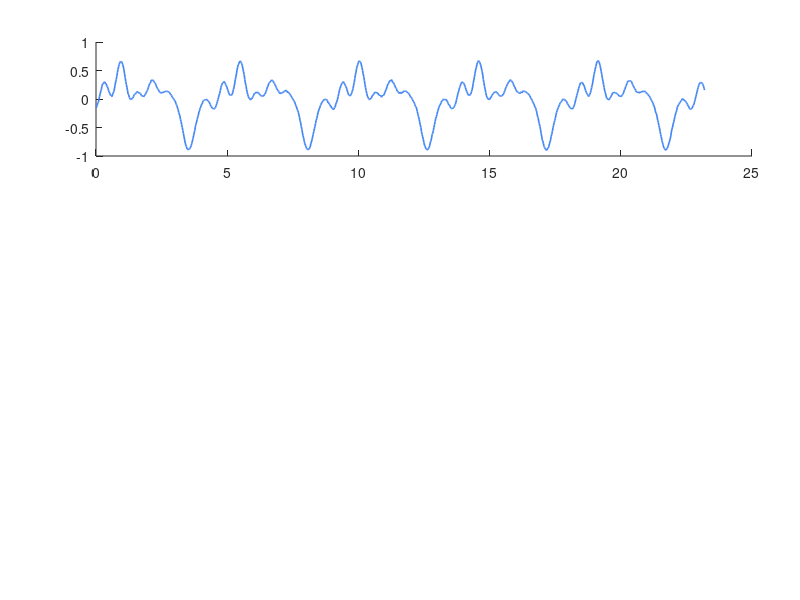

The MATLAB script that drew this image: (Note: this script raises an error after producing the figure.)
% Figure 5: YIN Algorithm Visualization
% Four-panel visualization showing YIN pitch detection processing stages
% Mambo Whistle Technical Report
%
% Author: Mambo Whistle Team
% Date: 2025

clear; clc; close all;

%% ========================================================================
%  GOOGLE COLOR PALETTE
%  ========================================================================

google_blue   = [66, 133, 244] / 255;   % #4285F4
google_red    = [234, 67, 53] / 255;    % #EA4335
google_yellow = [251, 188, 5] / 255;    % #FBBC05
google_green  = [52, 168, 83] / 255;    % #34A853
google_gray   = [95, 99, 104] / 255;    % #5F6368

%% ========================================================================
%  GENERATE SYNTHETIC VOCAL SIGNAL (F0 = 220 Hz, A3)
%  ========================================================================

fs = 44100;                 % Sample rate
N = 1024;                   % Window size (same as our system)
f0_true = 220;              % True fundamental frequency (A3)
t = (0:N-1) / fs;           % Time vector

% Generate harmonic-rich signal simulating human voice
% Fundamental + harmonics with decreasing amplitude + slight noise
signal = zeros(1, N);
num_harmonics = 8;
for h = 1:num_harmonics
    amplitude = 1 / h^0.8;  % Harmonic roll-off
    phase = rand() * 2 * pi;  % Random phase
    signal = signal + amplitude * sin(2 * pi * f0_true * h * t + phase);
end

% Add slight noise (simulating breath/microphone noise)
signal = signal + 0.02 * randn(1, N);

% Normalize
signal = signal / max(abs(signal)) * 0.9;

%% ========================================================================
%  YIN ALGORITHM IMPLEMENTATION
%  ========================================================================

W = N / 2;  % Integration window (half of buffer)

% Step 1: Squared Difference Function
d = zeros(1, W);
for tau = 1:W
    for j = 1:(N-tau)
        d(tau) = d(tau) + (signal(j) - signal(j + tau))^2;
    end
end

% Step 2: Cumulative Mean Normalized Difference Function
d_prime = zeros(1, W);
d_prime(1) = 1;
cumsum_d = 0;
for tau = 2:W
    cumsum_d = cumsum_d + d(tau);
    if cumsum_d > 0
        d_prime(tau) = d(tau) / (cumsum_d / tau);
    else
        d_prime(tau) = 1;
    end
end

% Step 3: Absolute Threshold
threshold = 0.15;
tau_estimate = 0;
for tau = 2:W
    if d_prime(tau) < threshold
        % Find local minimum
        while tau + 1 < W && d_prime(tau + 1) < d_prime(tau)
            tau = tau + 1;
        end
        tau_estimate = tau;
        break;
    end
end

% Fallback if no threshold crossing
if tau_estimate == 0
    [~, tau_estimate] = min(d_prime(2:end));
    tau_estimate = tau_estimate + 1;
end

% Step 4: Parabolic Interpolation
if tau_estimate > 1 && tau_estimate < W
    y_prev = d_prime(tau_estimate - 1);
    y_curr = d_prime(tau_estimate);
    y_next = d_prime(tau_estimate + 1);

    delta = 0.5 * (y_prev - y_next) / (y_prev - 2*y_curr + y_next);
    tau_refined = tau_estimate + delta;
else
    tau_refined = tau_estimate;
    delta = 0;
end

% Calculate detected frequency
f0_detected = fs / tau_refined;
confidence = 1 - d_prime(tau_estimate);

%% ========================================================================
%  FIGURE SETUP - 4 PANEL LAYOUT
%  ========================================================================

figureUnits = 'centimeters';
figureWidth = 16;
figureHeight = 20;

figureHandle = figure('Name', 'YIN Algorithm Visualization');
set(gcf, 'Units', figureUnits, 'Position', [2 2 figureWidth figureHeight]);
set(gcf, 'Color', [1 1 1]);

% Panel spacing
panel_height = 0.19;
panel_gap = 0.05;
panel_bottom = [0.74, 0.51, 0.28, 0.06];
panel_left = 0.12;
panel_width = 0.82;

%% ========================================================================
%  PANEL (a): INPUT WAVEFORM
%  ========================================================================

ax1 = axes('Position', [panel_left, panel_bottom(1), panel_width, panel_height]);
hold on;

% Time in milliseconds
t_ms = t * 1000;

% Plot waveform
plot(t_ms, signal, 'Color', google_blue, 'LineWidth', 1.2);

% Mark two periods
period_ms = 1000 / f0_true;
for p = 1:2
    xline(p * period_ms, '--', 'Color', google_red, 'LineWidth', 1, 'Alpha', 0.7);
end

% Annotations
text(period_ms/2, 0.75, 'T_0', 'FontName', 'Times New Roman', 'FontSize', 10, ...
    'HorizontalAlignment', 'center', 'Color', google_red);

% Arrow for period
annotation('doublearrow', [0.18, 0.32], [0.88, 0.88], ...
    'Color', google_red, 'LineWidth', 1);

% Styling
set(ax1, 'XLim', [0, t_ms(end)], 'YLim', [-1.1, 1.1]);
set(ax1, 'XTick', 0:5:25);
set(ax1, 'YTick', -1:0.5:1);
xlabel('Time (ms)', 'FontName', 'Times New Roman', 'FontSize', 11);
ylabel('Amplitude', 'FontName', 'Times New Roman', 'FontSize', 11);
title('(a) Input Waveform', 'FontName', 'Times New Roman', 'FontSize', 12, 'FontWeight', 'bold');

set(ax1, 'Box', 'off', 'LineWidth', 1, 'TickDir', 'out', ...
    'FontName', 'Times New Roman', 'FontSize', 10, ...
    'XColor', [0.15 0.15 0.15], 'YColor', [0.15 0.15 0.15], ...
    'XGrid', 'on', 'YGrid', 'on', 'GridAlpha', 0.2, 'GridLineStyle', ':');

%% ========================================================================
%  PANEL (b): SQUARED DIFFERENCE FUNCTION
%  ========================================================================

ax2 = axes('Position', [panel_left, panel_bottom(2), panel_width, panel_height]);
hold on;

% Lag in samples converted to time
lag_samples = 1:W;
lag_ms = lag_samples / fs * 1000;

% Plot squared difference
plot(lag_ms, d, 'Color', google_yellow, 'LineWidth', 1.5);

% Mark minimum (fundamental period)
[min_d, min_idx] = min(d(20:end));  % Skip very low lags
min_idx = min_idx + 19;
min_lag_ms = min_idx / fs * 1000;

scatter(min_lag_ms, min_d, 80, 'o', ...
    'MarkerFaceColor', google_green, ...
    'MarkerEdgeColor', [0.2 0.2 0.2], ...
    'LineWidth', 1.5);

% Annotation
text(min_lag_ms + 0.5, min_d + max(d)*0.08, sprintf('\\tau = %.1f ms', min_lag_ms), ...
    'FontName', 'Times New Roman', 'FontSize', 9, 'Color', google_green*0.8);

% Styling
set(ax2, 'XLim', [0, lag_ms(end)], 'YLim', [0, max(d)*1.1]);
xlabel('Lag \tau (ms)', 'FontName', 'Times New Roman', 'FontSize', 11);
ylabel('d(\tau)', 'FontName', 'Times New Roman', 'FontSize', 11);
title('(b) Squared Difference Function', 'FontName', 'Times New Roman', 'FontSize', 12, 'FontWeight', 'bold');

set(ax2, 'Box', 'off', 'LineWidth', 1, 'TickDir', 'out', ...
    'FontName', 'Times New Roman', 'FontSize', 10, ...
    'XColor', [0.15 0.15 0.15], 'YColor', [0.15 0.15 0.15], ...
    'XGrid', 'on', 'YGrid', 'on', 'GridAlpha', 0.2, 'GridLineStyle', ':');

%% ========================================================================
%  PANEL (c): CUMULATIVE MEAN NORMALIZED DIFFERENCE
%  ========================================================================

ax3 = axes('Position', [panel_left, panel_bottom(3), panel_width, panel_height]);
hold on;

% Plot CMND function
plot(lag_ms, d_prime, 'Color', google_red, 'LineWidth', 1.5);

% Threshold line
yline(threshold, '--', 'Color', google_gray, 'LineWidth', 1.5);
text(lag_ms(end)*0.85, threshold + 0.05, sprintf('\\theta = %.2f', threshold), ...
    'FontName', 'Times New Roman', 'FontSize', 9, 'Color', google_gray);

% Mark detected period
detected_lag_ms = tau_estimate / fs * 1000;
scatter(detected_lag_ms, d_prime(tau_estimate), 100, 'p', ...
    'MarkerFaceColor', google_green, ...
    'MarkerEdgeColor', [0.2 0.2 0.2], ...
    'LineWidth', 1.5);

% Vertical line at detection point
xline(detected_lag_ms, ':', 'Color', google_green, 'LineWidth', 1.2);

% Annotation
text(detected_lag_ms + 0.3, d_prime(tau_estimate) - 0.08, ...
    sprintf('Detected: %.2f ms', detected_lag_ms), ...
    'FontName', 'Times New Roman', 'FontSize', 9, 'Color', google_green*0.8);

% Styling
set(ax3, 'XLim', [0, lag_ms(end)], 'YLim', [0, 1.5]);
set(ax3, 'YTick', 0:0.25:1.5);
xlabel('Lag \tau (ms)', 'FontName', 'Times New Roman', 'FontSize', 11);
ylabel('d''(\tau)', 'FontName', 'Times New Roman', 'FontSize', 11);
title('(c) Cumulative Mean Normalized Difference', 'FontName', 'Times New Roman', 'FontSize', 12, 'FontWeight', 'bold');

set(ax3, 'Box', 'off', 'LineWidth', 1, 'TickDir', 'out', ...
    'FontName', 'Times New Roman', 'FontSize', 10, ...
    'XColor', [0.15 0.15 0.15], 'YColor', [0.15 0.15 0.15], ...
    'XGrid', 'on', 'YGrid', 'on', 'GridAlpha', 0.2, 'GridLineStyle', ':');

%% ========================================================================
%  PANEL (d): PARABOLIC INTERPOLATION DETAIL
%  ========================================================================

ax4 = axes('Position', [panel_left, panel_bottom(4), panel_width, panel_height]);
hold on;

% Zoom into region around detected minimum
zoom_range = max(1, tau_estimate-15):min(W, tau_estimate+15);
zoom_lag_ms = zoom_range / fs * 1000;

% Plot CMND in zoom region
plot(zoom_lag_ms, d_prime(zoom_range), 'Color', google_red, 'LineWidth', 1.5);

% Plot the three points used for interpolation
if tau_estimate > 1 && tau_estimate < W
    interp_points = [tau_estimate-1, tau_estimate, tau_estimate+1];
    interp_lag_ms = interp_points / fs * 1000;
    interp_vals = d_prime(interp_points);

    scatter(interp_lag_ms, interp_vals, 80, 'o', ...
        'MarkerFaceColor', google_blue, ...
        'MarkerEdgeColor', [0.2 0.2 0.2], ...
        'LineWidth', 1.2);

    % Fit and plot parabola
    p_coeffs = polyfit(interp_lag_ms - interp_lag_ms(2), interp_vals, 2);
    para_x = linspace(interp_lag_ms(1), interp_lag_ms(3), 100) - interp_lag_ms(2);
    para_y = polyval(p_coeffs, para_x);
    plot(para_x + interp_lag_ms(2), para_y, '--', 'Color', google_yellow, 'LineWidth', 1.5);

    % Refined minimum point
    refined_lag_ms = tau_refined / fs * 1000;
    refined_val = polyval(p_coeffs, refined_lag_ms - interp_lag_ms(2));

    scatter(refined_lag_ms, refined_val, 120, 'p', ...
        'MarkerFaceColor', google_green, ...
        'MarkerEdgeColor', [0.2 0.2 0.2], ...
        'LineWidth', 2);

    % Vertical line to show refinement
    plot([interp_lag_ms(2), refined_lag_ms], [interp_vals(2), interp_vals(2)], ...
        ':', 'Color', google_green, 'LineWidth', 1);
end

% Annotations with results
result_str = sprintf('f_0 = %.1f Hz\nConfidence = %.2f', f0_detected, confidence);
text(zoom_lag_ms(end)*0.7, max(d_prime(zoom_range))*0.85, result_str, ...
    'FontName', 'Times New Roman', 'FontSize', 10, ...
    'BackgroundColor', [1 1 1 0.8], 'EdgeColor', google_gray, ...
    'HorizontalAlignment', 'center');

% Styling
set(ax4, 'XLim', [zoom_lag_ms(1), zoom_lag_ms(end)]);
xlabel('Lag \tau (ms)', 'FontName', 'Times New Roman', 'FontSize', 11);
ylabel('d''(\tau)', 'FontName', 'Times New Roman', 'FontSize', 11);
title('(d) Parabolic Interpolation Detail', 'FontName', 'Times New Roman', 'FontSize', 12, 'FontWeight', 'bold');

set(ax4, 'Box', 'off', 'LineWidth', 1, 'TickDir', 'out', ...
    'FontName', 'Times New Roman', 'FontSize', 10, ...
    'XColor', [0.15 0.15 0.15], 'YColor', [0.15 0.15 0.15], ...
    'XGrid', 'on', 'YGrid', 'on', 'GridAlpha', 0.2, 'GridLineStyle', ':');

% Legend for panel (d)
h_discrete = scatter(nan, nan, 60, 'o', 'MarkerFaceColor', google_blue, 'MarkerEdgeColor', [0.2 0.2 0.2]);
h_parabola = plot(nan, nan, '--', 'Color', google_yellow, 'LineWidth', 1.5);
h_refined = scatter(nan, nan, 100, 'p', 'MarkerFaceColor', google_green, 'MarkerEdgeColor', [0.2 0.2 0.2]);

legend([h_discrete, h_parabola, h_refined], ...
    {'Discrete samples', 'Parabolic fit', 'Refined estimate'}, ...
    'Location', 'northeast', 'Box', 'off', ...
    'FontName', 'Times New Roman', 'FontSize', 9);

%% ========================================================================
%  EXPORT FIGURE
%  ========================================================================

% Set paper properties
set(figureHandle, 'PaperUnits', figureUnits);
set(figureHandle, 'PaperPosition', [0 0 figureWidth figureHeight]);
set(figureHandle, 'PaperSize', [figureWidth figureHeight]);

% Output paths
scriptPath = fileparts(mfilename('fullpath'));
outputPath = fullfile(scriptPath, '..', 'output');

% Export as PNG (300 DPI)
print(figureHandle, fullfile(outputPath, 'figure5_yin_algorithm_visualization.png'), ...
    '-dpng', '-r300');

% Export as PDF (vector)
print(figureHandle, fullfile(outputPath, 'figure5_yin_algorithm_visualization.pdf'), ...
    '-dpdf', '-bestfit');

% Export as EPS (vector)
print(figureHandle, fullfile(outputPath, 'figure5_yin_algorithm_visualization.eps'), ...
    '-depsc2');

fprintf('Figure 5 exported successfully!\n');
fprintf('Detected F0: %.2f Hz (True: %.0f Hz)\n', f0_detected, f0_true);
fprintf('Confidence: %.3f\n', confidence);
fprintf('Output location: %s\n', outputPath);
